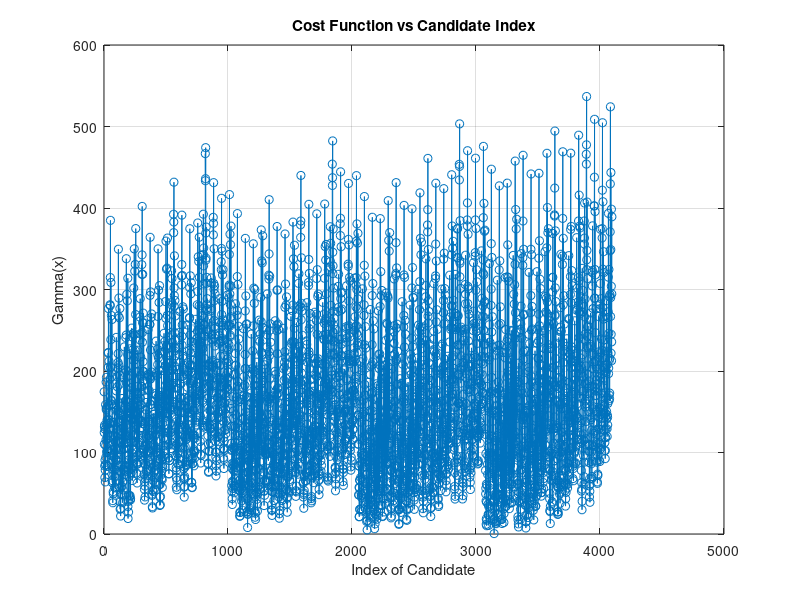

This chart was generated by the following MATLAB code: (Note: this script raises an error after producing the figure.)
load('HW6-1b.mat'); 

% Map x_hat_noisy to nearest 16-QAM constellation
qam_constellation = [-3-3j, -3-1j, -3+1j, -3+3j, ...
                     -1-3j, -1-1j, -1+1j, -1+3j, ...
                      1-3j,  1-1j,  1+1j,  1+3j, ...
                      3-3j,  3-1j,  3+1j,  3+3j];

[X1, X2, X3] = ndgrid(qam_constellation, qam_constellation, qam_constellation);
X_all = [X1(:), X2(:), X3(:)].';

num_candidates = size(X_all, 2);
Gamma = zeros(1, num_candidates);  

for i = 1:num_candidates
    x_candidate = X_all(:, i); 
    Gamma(i) = norm(yprime - Hmatrix * x_candidate)^2;
end

[Gamma_min, min_idx] = min(Gamma);
x_ML = X_all(:, min_idx);

figure;
plot(1:num_candidates, Gamma, '-o');
xlabel('Index of Candidate');
ylabel('Gamma(x)');
title('Cost Function vs Candidate Index');
grid on;

disp(['Minimum cost function value: ', num2str(Gamma_min)]);
disp('ML solution: ');
disp(x_ML);


% (b)
[Q, R] = qr(Hmatrix);
z = Q' * yprime;

disp('z vector:');
disp(z);

% (c)
function res = T_1(z,R,x)
    res1 = z(3) - R(3,3)*x(3);
    res2 = z(2) - ( R(2,2)*x(2) + R(2,3)*x(3) );
    res3 = z(1) - ( R(1,1)*x(1) + R(1,2)*x(2) + R(1,3)*x(3) );
    res = (abs(res1))^2 + (abs(res2))^2 + (abs(res3))^2;
end

function res = T_2(z,R,x)
    res1 = z(3) - R(3,3)*x(3);
    res2 = z(2) - ( R(2,2)*x(2) + R(2,3)*x(3) );
    res  = (abs(res1))^2 + (abs(res2))^2;
end

function res = T_3(z,R,x)
    res = (abs(z(3) - R(3,3)*x(3)))^2;
end

k = 8;

% layer3
layer3_qam = zeros(16,1);
layer3 = zeros(16,1);

for i = 1:16
    layer3_qam(i) = qam_constellation(i);
    layer3(i) = T_3(z,R, [0,0,layer3_qam(i)] );
end
[~, indices] = mink(layer3, 8);
layer3_result = layer3_qam(indices);

% layer2
layer2_qam = zeros(8,16);
layer2 = zeros(8,16);

for j = 1:8
    for i = 1:16
        layer2_qam(j,i) = qam_constellation(i);
        layer2(j,i) = T_2(z,R, [0, layer2_qam(j,i),layer3_result(j)] );
    end
end
layer2_vec = layer2(:);
[~, indices] = mink(layer2_vec, 8);
[row_indices, col_indices] = ind2sub(size(layer2), indices);

layer2_result = zeros(8,2);
for i=1:8
    layer2_result(i, :) = [layer2_qam(row_indices(i) ,col_indices(i)),  layer3_result(row_indices(i))];
end

% layer1
layer1_qam = zeros(8, 16);
layer1 = zeros(8, 16);

for j = 1:8
    for i = 1:16
        layer1_qam(j, i) = qam_constellation(i);
        layer1(j, i) = T_1(z, R, [layer1_qam(j, i), layer2_result(j, 1), layer2_result(j, 2)]);
    end
end

layer1_vec = layer1(:);
[~, indices] = mink(layer1_vec, 8);
[row_indices, col_indices] = ind2sub(size(layer1), indices);

layer1_result = zeros(8, 3);
for i = 1:8
    layer1_result(i, :) = [layer1_qam(row_indices(i), col_indices(i)), ...
                           layer2_result(row_indices(i), :)];
end

[~, min_index] = min(layer1_vec);
[row_indices, col_indices] = ind2sub(size(layer1), min_index);
x_8B = [layer1_qam(row_indices, col_indices), ...
                           layer2_result(row_indices, :)];

disp("detected result (x_8B) is :");
disp(x_8B);
disp("cost function of x_8B is :");
disp(T_1(z,R,x_8B));

% Euclidean distance of layer1
figure;
plot(1:128, layer1_vec, '-o');
xlabel('Index of Visited Vectors');
ylabel('Euclidean Distance');
title('Euclidean Distance of 128 Leaf Nodes');
grid on;


% (d)
if (x_8B(1)==x_ML(1) && x_8B(2)==x_ML(2) && x_8B(3)==x_ML(3))
    disp('x_8B is the same as x_ML. This indicates the 8-best algorithm found the optimal solution.');
else
    disp('x_8B is different from x_ML. This is due to the pruning of search space in the 8-best algorithm.');
end
